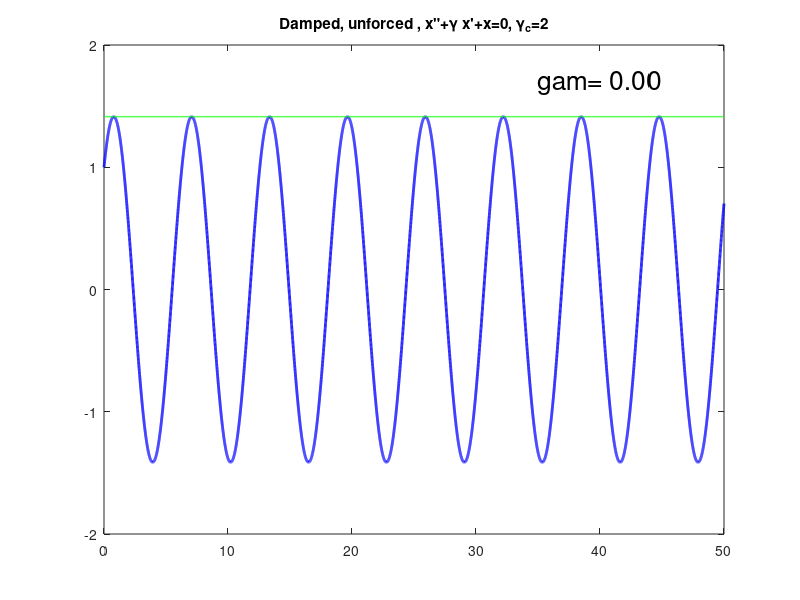

Write MATLAB code to recreate this figure. (Note: this script raises an error after producing the figure.)
% Plots solutions to x"+gamma x' + w0^2 x=0 , x(0)=x0, x'(0)=x0p
% for w0=1 and various values of gamma
% showing oscillations + damping if gamma<gamma_c
% and strong exponential decay if gamma> gamma_c
% since w_0=1, gamma_c=2.

clear, clf
isize=19;
linewidth=2;
set(gca,'fontsize',isize)

x0=1;
x0p=1;
w0=1
c1=x0;

tend=50; t=linspace(0,tend,tend*200);
axvec=[0,tend,-2,2];

%underdamped
for gam=[0:.01:.1,.12:.02:.3,.35:.05:.5,.55:.05:1,1.1:.1:1.9]
   beta=sqrt(4*w0^2-gam^2)/2;
   c2=(x0p+gam/2*c1)/beta;
   xh=exp(-gam/2*t).*(c1*cos(beta*t)+c2*sin(beta*t));
   envelope=sqrt(c1^2+c2^2)*exp(-gam/2*t);

   plot(t,xh,'b-','linewidth',linewidth)
   hold on
   plot(t,envelope,'g-','linewidth',1)
   hold off
   axis(axvec)
   title('Damped, unforced , x"+\gamma x''+x=0, \gamma_c=2')
   str=sprintf('gam= %4.2f',gam)
   text(35,1.7,str,'fontsize',isize)
   legend('x(t)','Ce^{-\gamma t/2}',4)
   pause
end

%critically damped
gam=2;
c2=(x0p+gam/2*c1);
xh=exp(-gam/2*t).*(c1+c2*t);
plot(t,xh,'b-','linewidth',linewidth)
axis(axvec)
title('Damped, unforced , x"+\gamma x''+x=0, \gamma_c=2')
str=sprintf('gam= %4.2f',gam)
%text(35,1.7,str,'fontsize',isize,'color','b')
text(35,1.7,str,'fontsize',isize)
legend('x(t)',4)
pause

%overdamped
for gam=[2.1:.1:4,4.2:.2:10];
beta=sqrt(gam^2-4*w0^2)/2;
r1=-gam/2+beta;
r2=-gam/2-beta;
c2=(x0p-x0*r1)/(r2-r1);
c1=x0-c2;
xh=c1*exp(r1*t)+c2*exp(r2*t);
plot(t,xh,'b-','linewidth',linewidth)
axis(axvec)
title('Damped, unforced , x"+\gamma x''+x=0, \gamma_c=2')
str=sprintf('gam= %4.2f',gam)
%text(35,1.7,str,'fontsize',isize,'color','b')
text(35,1.7,str,'fontsize',isize)
legend('x(t)',4)
pause
end
